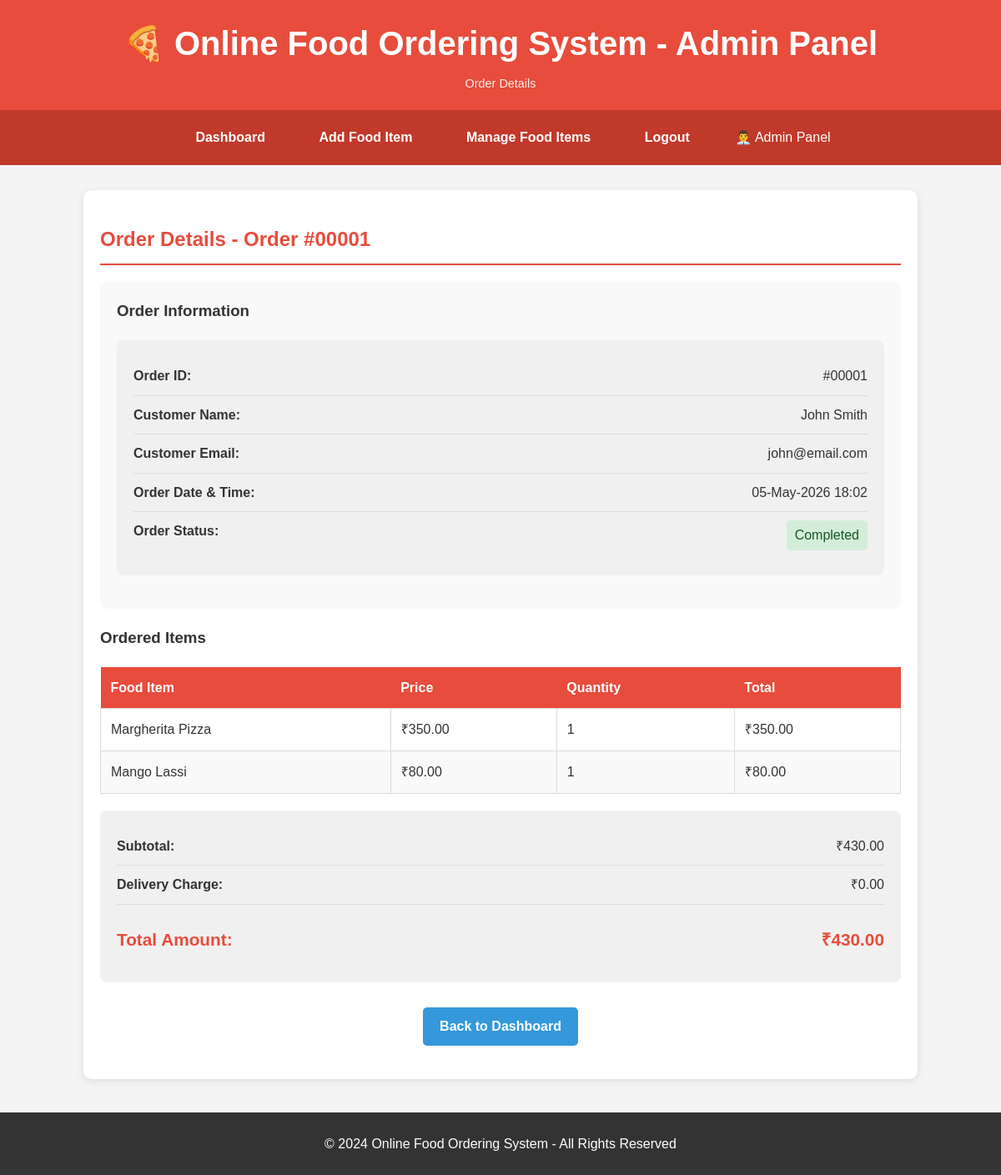
The app's page /view_order_details.php?order_id=1 (signed in) with its own data.
### tables this page shows
CREATE TABLE orders (
    order_id INT AUTO_INCREMENT PRIMARY KEY,
    user_id INT NOT NULL,
    total_amount DECIMAL(10, 2) NOT NULL,
    status VARCHAR(50) DEFAULT 'Pending',
    created_at TIMESTAMP DEFAULT CURRENT_TIMESTAMP,
    FOREIGN KEY (user_id) REFERENCES users(user_id) ON DELETE CASCADE
);

CREATE TABLE users (
    user_id INT AUTO_INCREMENT PRIMARY KEY,
    name VARCHAR(100) NOT NULL,
    email VARCHAR(100) UNIQUE NOT NULL,
    password VARCHAR(255) NOT NULL,
    created_at TIMESTAMP DEFAULT CURRENT_TIMESTAMP
);

CREATE TABLE order_details (
    order_detail_id INT AUTO_INCREMENT PRIMARY KEY,
    order_id INT NOT NULL,
    food_id INT NOT NULL,
    quantity INT NOT NULL,
    price DECIMAL(8, 2) NOT NULL,
    FOREIGN KEY (order_id) REFERENCES orders(order_id) ON DELETE CASCADE,
    FOREIGN KEY (food_id) REFERENCES food(food_id) ON DELETE CASCADE
);

CREATE TABLE food (
    food_id INT AUTO_INCREMENT PRIMARY KEY,
    food_name VARCHAR(100) NOT NULL,
    price DECIMAL(8, 2) NOT NULL,
    description VARCHAR(255),
    created_at TIMESTAMP DEFAULT CURRENT_TIMESTAMP
);

### view_order_details.php (the view, shortened to what this page needs)
<?php
require_once('db.php');
$order_id = intval($_GET['order_id']);
$order_query = "SELECT o.*, u.name, u.email FROM orders o
               JOIN users u ON o.user_id = u.user_id
               WHERE o.order_id = '$order_id'";
$order_result = mysqli_query($conn, $order_query);
$order = mysqli_fetch_assoc($order_result);
$items_query = "SELECT od.*, f.food_name FROM order_details od
               JOIN food f ON od.food_id = f.food_id
               WHERE od.order_id = '$order_id'";
$items_result = mysqli_query($conn, $items_query);
?>
<!DOCTYPE html>
<html lang="en">
<head>
    <link rel="stylesheet" href="style.css">
</head>
<body>
    <header>
        <h1>🍕 Online Food Ordering System - Admin Panel</h1>
        <p>Order Details</p>
    </header>
    <nav>
        <a href="admin_dashboard.php">Dashboard</a>
        <a href="add_food.php">Add Food Item</a>
        <a href="view_food.php">Manage Food Items</a>
        <a href="admin_logout.php">Logout</a>
        <span style="color: white; margin-left: 20px;">👨‍💼 Admin Panel</span>
    </nav>
    <div class="container">
        <div class="section">
            <h2>Order Details - Order #<?php echo str_pad($order['order_id'], 5, '0', STR_PAD_LEFT); ?></h2>
            <div style="background-color: #f9f9f9; padding: 20px; border-radius: 8px; margin: 20px 0;">
                <h3>Order Information</h3>
                <div class="cart-summary">
                    <div class="cart-summary-item">
                        <strong>Order ID:</strong>
                        <span>#<?php echo str_pad($order['order_id'], 5, '0', STR_PAD_LEFT); ?></span>
                    </div>
                    <div class="cart-summary-item">
                        <strong>Customer Name:</strong>
                        <span><?php echo htmlspecialchars($order['name']); ?></span>
                    </div>
                    <div class="cart-summary-item">
                        <strong>Customer Email:</strong>
                        <span><?php echo htmlspecialchars($order['email']); ?></span>
                    </div>
                    <div class="cart-summary-item">
                        <strong>Order Date & Time:</strong>
                        <span><?php echo date("d-M-Y H:i", strtotime($order['created_at'])); ?></span>
                    </div>
                    <div class="cart-summary-item">
                        <strong>Order Status:</strong>
                        <span style="background-color: <?php echo $order['status'] === 'Completed' ? '#d4edda' : '#fff3cd'; ?>; color: <?php echo $order['status'] === 'Completed' ? '#155724' : '#856404'; ?>; padding: 5px 10px; border-radius: 5px;">
                            <?php echo htmlspecialchars($order['status']); ?>
                        </span>
                    </div>
                </div>
            </div>
            <h3>Ordered Items</h3>
            <table>
                <thead>
                    <tr>
                        <th>Food Item</th>
                        <th>Price</th>
                        <th>Quantity</th>
                        <th>Total</th>
                    </tr>
                </thead>
                <tbody>
                    <?php
                    while ($item = mysqli_fetch_assoc($items_result)) {
                        $item_total = $item['price'] * $item['quantity'];
                        ?>
                        <tr>
                            <td><?php echo htmlspecialchars($item['food_name']); ?></td>
                            <td>₹<?php echo number_format($item['price'], 2); ?></td>
                            <td><?php echo $item['quantity']; ?></td>
                            <td>₹<?php echo number_format($item_total, 2); ?></td>
                        </tr>
                        <?php
                    }
                    ?>
                </tbody>
            </table>
            <div class="cart-summary">
                <div class="cart-summary-item">
                    <strong>Subtotal:</strong>
                    <span>₹<?php echo number_format($order['total_amount'], 2); ?></span>
                </div>
                <div class="cart-summary-item">
                    <strong>Delivery Charge:</strong>
                    <span>₹0.00</span>
                </div>
                <div class="cart-total">
                    <strong>Total Amount:</strong>
                    <strong>₹<?php echo number_format($order['total_amount'], 2); ?></strong>
                </div>
            </div>
            <div style="text-align: center; margin-top: 30px;">
                <a href="admin_dashboard.php" class="btn btn-info">Back to Dashboard</a>
            </div>
        </div>
    </div>
    <footer>
        <p>&copy; 2024 Online Food Ordering System - All Rights Reserved</p>
    </footer>
</body>
</html>

### style.css (style rules this page uses)
* { margin: 0; padding: 0; box-sizing: border-box; }
body { font-family: 'Arial', sans-serif; background-color: #f4f4f4; color: #333; line-height: 1.6; }
html { scroll-behavior: smooth; }
header { background-color: #e74c3c; color: white; padding: 20px 0; text-align: center; box-shadow: 0 2px 5px rgba(0, 0, 0, 0.1); }
header h1 { font-size: 2.5em; margin-bottom: 5px; }
header p { font-size: 0.9em; opacity: 0.9; }
nav { background-color: #c0392b; padding: 10px 0; text-align: center; }
nav a { color: white; text-decoration: none; padding: 10px 20px; margin: 0 10px; display: inline-block; border-radius: 5px; transition: 0.3s; font-weight: bold; }
.container { max-width: 1000px; margin: 30px auto; padding: 20px; background-color: white; border-radius: 10px; box-shadow: 0 2px 10px rgba(0, 0, 0, 0.1); }
.section { margin: 20px 0; }
.section h2 { color: #e74c3c; margin-bottom: 15px; border-bottom: 2px solid #e74c3c; padding-bottom: 10px; }
.btn { padding: 10px 20px; border: none; border-radius: 5px; font-size: 1em; cursor: pointer; transition: 0.3s; font-weight: bold; text-decoration: none; display: inline-block; }
.btn-info { background-color: #3498db; color: white; }
table { width: 100%; border-collapse: collapse; margin: 20px 0; }
table th { background-color: #e74c3c; color: white; padding: 12px; text-align: left; font-weight: bold; }
table td { border: 1px solid #ddd; padding: 12px; }
table tr:nth-child(even) { background-color: #f9f9f9; }
.cart-summary { background-color: #f0f0f0; padding: 20px; border-radius: 8px; margin: 20px 0; }
.cart-summary-item { display: flex; justify-content: space-between; padding: 10px 0; border-bottom: 1px solid #ddd; }
.cart-summary-item:last-child { border-bottom: none; }
.cart-total { font-size: 1.3em; font-weight: bold; color: #e74c3c; display: flex; justify-content: space-between; padding: 15px 0; margin-top: 10px; }
footer { background-color: #333; color: white; text-align: center; padding: 20px; margin-top: 40px; }
footer p { margin: 5px 0; }

### records on screen
orders: order_id "00001", user.name "John Smith", user.email "john@email.com", created_at "05-May-2026 18:02", status "Completed", total_amount "430.00"
order_details: food.food_name "Margherita Pizza", price "350.00", quantity "1"
order_details: food.food_name "Mango Lassi", price "80.00", quantity "1"
